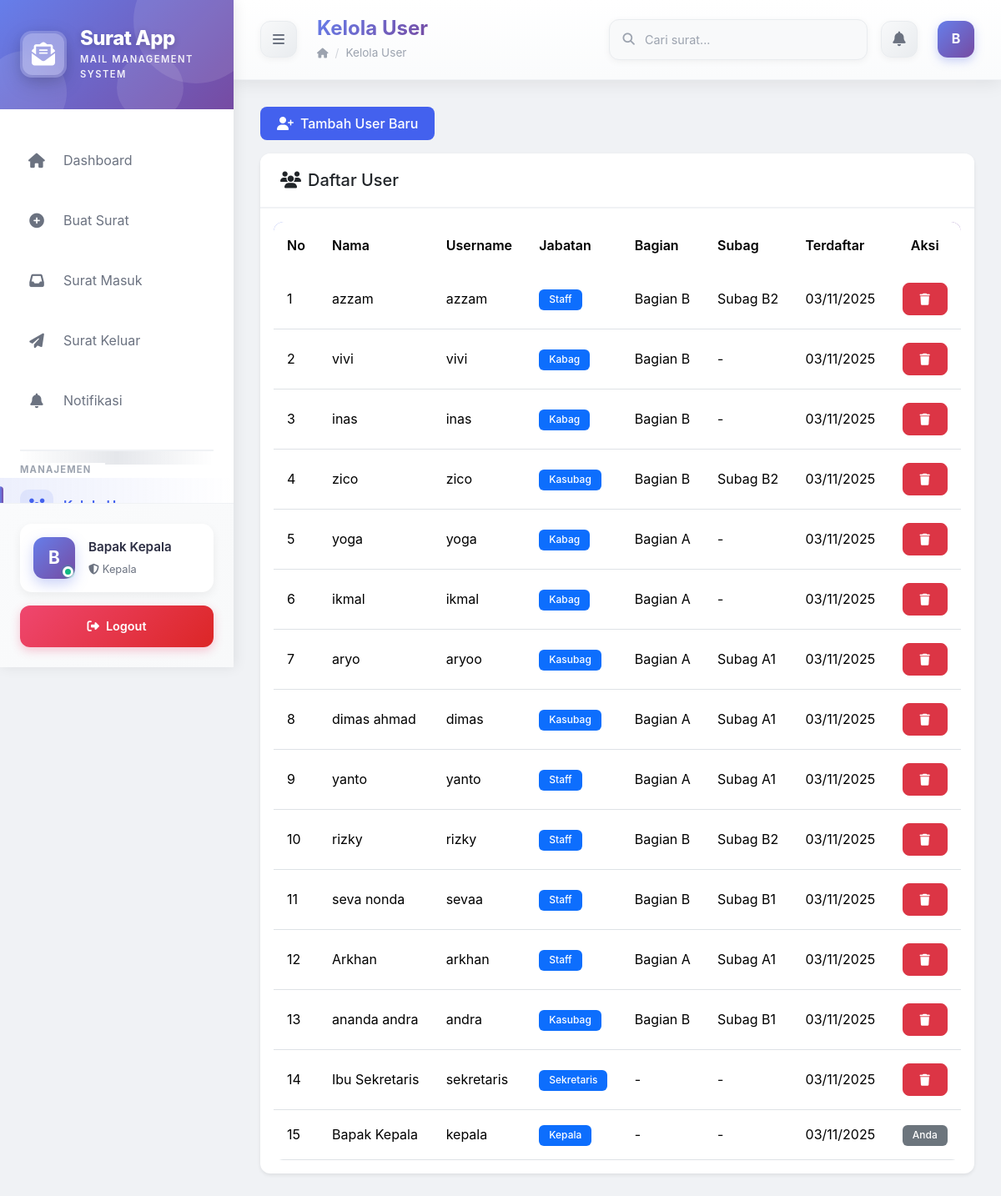
/users.php (signed in), run on the app's committed database.
### tables this page shows
CREATE TABLE `users` (
  `id_user` int(11) NOT NULL,
  `nama` varchar(30) NOT NULL,
  `username` varchar(30) NOT NULL,
  `password` varchar(20) NOT NULL,
  `jabatan` enum('kepala','sekretaris','kabag','kasubag','staff') NOT NULL,
  `bagian_id` int(11) DEFAULT NULL,
  `subbag_id` int(11) DEFAULT NULL,
  `created_at` datetime DEFAULT current_timestamp()
);

CREATE TABLE `bagian` (
  `id_bagian` int(11) NOT NULL,
  `nama_bagian` varchar(25) NOT NULL
);

CREATE TABLE `subbag` (
  `id_subbag` int(11) NOT NULL,
  `id_bagian` int(11) NOT NULL,
  `nama_subbag` varchar(25) NOT NULL
);

### users.php (the view, shortened to what this page needs)
<?php
require_once 'config.php';
$query = "SELECT u.*, b.nama_bagian, s.nama_subbag
          FROM users u
          LEFT JOIN bagian b ON u.bagian_id = b.id_bagian
          LEFT JOIN subbag s ON u.subbag_id = s.id_subbag
          ORDER BY u.created_at DESC";
$users = mysqli_query($conn, $query);
include 'includes/header.php';
?>
<div class="content-wrapper">
    <div class="row mb-3">
        <div class="col-12">
            <button class="btn btn-primary" data-bs-toggle="modal" data-bs-target="#addUserModal">
                <i class="fas fa-user-plus me-2"></i>Tambah User Baru
            </button>
        </div>
    </div>
    <div class="row">
        <div class="col-12">
            <div class="card">
                <div class="card-header">
                    <h5 class="mb-0">
                        <i class="fas fa-users me-2"></i>Daftar User
                    </h5>
                </div>
                <div class="card-body">
                    <div class="table-responsive">
                        <table class="table table-hover">
                            <thead>
                                <tr>
                                    <th>No</th>
                                    <th>Nama</th>
                                    <th>Username</th>
                                    <th>Jabatan</th>
                                    <th>Bagian</th>
                                    <th>Subag</th>
                                    <th>Terdaftar</th>
                                    <th class="text-center">Aksi</th>
                                </tr>
                            </thead>
                            <tbody>
                                <?php
                                $no = 1;
                                while ($user = mysqli_fetch_assoc($users)):
                                ?>
                                <tr>
                                    <td><?= $no++ ?></td>
                                    <td><?= htmlspecialchars($user['nama']) ?></td>
                                    <td><?= htmlspecialchars($user['username']) ?></td>
                                    <td>
                                        <span class="badge bg-primary"><?= ucfirst($user['jabatan']) ?></span>
                                    </td>
                                    <td><?= $user['nama_bagian'] ?: '-' ?></td>
                                    <td><?= $user['nama_subbag'] ?: '-' ?></td>
                                    <td><?= date('d/m/Y', strtotime($user['created_at'])) ?></td>
                                    <td class="text-center">
                                        <?php if ($user['id_user'] != $_SESSION['user_id']): ?>
                                        <a href="?delete=<?= $user['id_user'] ?>"
                                           class="btn btn-sm btn-danger"
                                           onclick="return confirmDelete('Hapus user <?= htmlspecialchars($user['nama']) ?>?')">
                                            <i class="fas fa-trash"></i>
                                        </a>
                                        <?php else: ?>
                                        <span class="badge bg-secondary">Anda</span>
                                        <?php endif; ?>
                                    </td>
                                </tr>
                                <?php endwhile; ?>
                            </tbody>
                        </table>
                    </div>
                </div>
            </div>
        </div>
    </div>
</div>
<?php include 'includes/footer.php'; ?>

### assets/css/style.css (style rules this page uses)
:root { --primary: #4361ee; --secondary: #3f37c9; --success: #06d6a0; --danger: #ef476f; --warning: #ffd166; --info: #06d6a0; --dark: #2b2d42; --light: #f8f9fa; --gradient-1: linear-gradient(135deg, #667eea 0%, #764ba2 100%); --gradient-2: linear-gradient(135deg, #f093fb 0%, #f5576c 100%); --gradient-3: linear-gradient(135deg, #4facfe 0%, #00f2fe 100%); --shadow-sm: 0 2px 4px rgba(0, 0, 0, 0.08); --shadow-md: 0 4px 6px rgba(0, 0, 0, 0.1); --shadow-lg: 0 10px 25px rgba(0, 0, 0, 0.15); --shadow-xl: 0 20px 40px rgba(0, 0, 0, 0.2); }
* { margin: 0; padding: 0; box-sizing: border-box; }
body { font-family: 'Inter', 'Segoe UI', Tahoma, Geneva, Verdana, sans-serif; background: #f0f2f5; color: #333; line-height: 1.6; }
.btn { border-radius: 8px; font-weight: 500; transition: all 0.3s ease; padding: 0.5rem 1.25rem; }
.btn-primary { background: var(--primary); border: none; }
.card { border: none; border-radius: 12px; box-shadow: var(--shadow-sm); transition: all 0.3s ease; }
.card-header { background: white; border-bottom: 2px solid #f0f2f5; padding: 1.25rem 1.5rem; border-radius: 12px 12px 0 0 !important; }
.badge { padding: 0.4rem 0.75rem; border-radius: 6px; font-weight: 500; }
.content-wrapper { padding: 2rem; }
.table-responsive { border-radius: 12px; overflow: hidden; }
.table { margin-bottom: 0; }
.table thead { background: linear-gradient(135deg, #667eea 0%, #764ba2 100%); color: white; }
.table thead th { border: none; padding: 1rem; font-weight: 600; }
.table tbody tr { transition: all 0.3s ease; }
.table tbody td { padding: 1rem; vertical-align: middle; }

### data on the page
users: nama "azzam", username "azzam", jabatan "Staff", bagian.nama_bagian "Bagian B", subbag.nama_subbag "Subag B2", created_at "03/11/2025"
users: nama "vivi", username "vivi", jabatan "Kabag", bagian.nama_bagian "Bagian B", nama_subbag "-", created_at "03/11/2025"
users: nama "inas", username "inas", jabatan "Kabag", bagian.nama_bagian "Bagian B", nama_subbag "-", created_at "03/11/2025"
users: nama "zico", username "zico", jabatan "Kasubag", bagian.nama_bagian "Bagian B", subbag.nama_subbag "Subag B2", created_at "03/11/2025"
users: nama "yoga", username "yoga", jabatan "Kabag", bagian.nama_bagian "Bagian A", nama_subbag "-", created_at "03/11/2025"
users: nama "ikmal", username "ikmal", jabatan "Kabag", bagian.nama_bagian "Bagian A", nama_subbag "-", created_at "03/11/2025"
users: nama "aryo", username "aryoo", jabatan "Kasubag", bagian.nama_bagian "Bagian A", subbag.nama_subbag "Subag A1", created_at "03/11/2025"
users: nama "dimas ahmad", username "dimas", jabatan "Kasubag", bagian.nama_bagian "Bagian A", subbag.nama_subbag "Subag A1", created_at "03/11/2025"
users: nama "yanto", username "yanto", jabatan "Staff", bagian.nama_bagian "Bagian A", subbag.nama_subbag "Subag A1", created_at "03/11/2025"
users: nama "rizky", username "rizky", jabatan "Staff", bagian.nama_bagian "Bagian B", subbag.nama_subbag "Subag B2", created_at "03/11/2025"
users: nama "seva nonda", username "sevaa", jabatan "Staff", bagian.nama_bagian "Bagian B", subbag.nama_subbag "Subag B1", created_at "03/11/2025"
users: nama "Arkhan", username "arkhan", jabatan "Staff", bagian.nama_bagian "Bagian A", subbag.nama_subbag "Subag A1", created_at "03/11/2025"
users: nama "ananda andra", username "andra", jabatan "Kasubag", bagian.nama_bagian "Bagian B", subbag.nama_subbag "Subag B1", created_at "03/11/2025"
users: nama "Ibu Sekretaris", username "sekretaris", jabatan "Sekretaris", nama_bagian "-", nama_subbag "-", created_at "03/11/2025"
users: nama "Bapak Kepala", username "kepala", jabatan "Kepala", nama_bagian "-", nama_subbag "-", created_at "03/11/2025", shows "Anda"

### other printed values
substr($_SESSION['nama'], 0, 1) "B"
$_SESSION['nama'] "Bapak Kepala"
$_SESSION['jabatan'] "Kepala"
$page_title "Kelola User"
